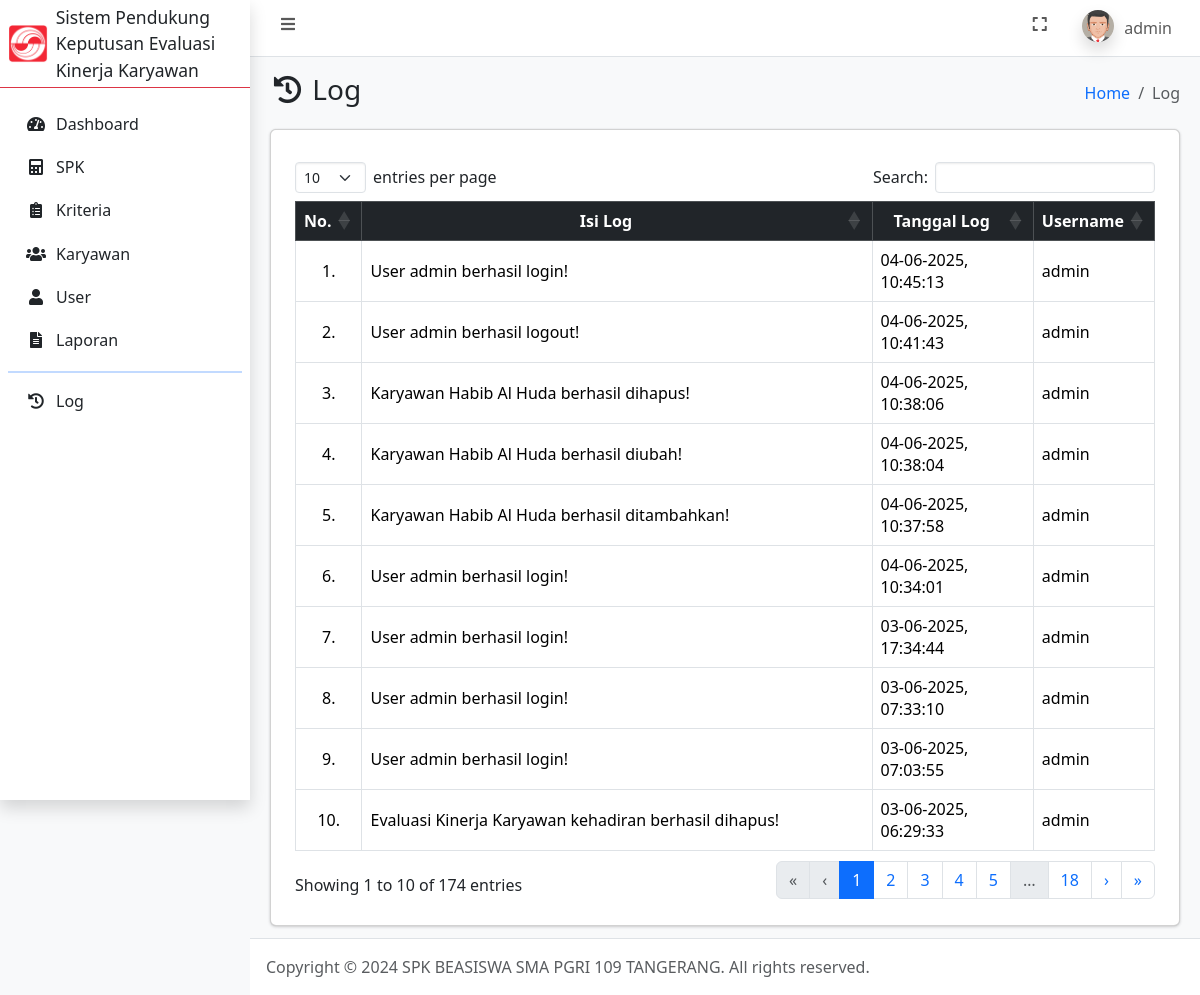
The app's page /log.php (signed in) with its own data.
### tables this page shows
CREATE TABLE `user` (
  `id_user` int(11) NOT NULL,
  `username` varchar(100) NOT NULL,
  `password` varchar(255) NOT NULL,
  `jabatan` enum('admin','petugas') NOT NULL,
  `nama` varchar(100) NOT NULL,
  `foto` text NOT NULL,
  `dibuat_pada` timestamp NOT NULL DEFAULT current_timestamp()
);

CREATE TABLE `log` (
  `id_log` int(11) NOT NULL,
  `isi_log` text NOT NULL,
  `tgl_log` timestamp NOT NULL DEFAULT current_timestamp(),
  `id_user` int(11) NOT NULL
);

### connection.php (called while the page is built, shortened)
<?php
	$host = 'localhost';
	$user = 'root';
	$pass = '';
	$database = 'spk_evaluasi_kinerja_karyawan';
	$conn = mysqli_connect($host, $user, $pass, $database);
    if (isset($_SESSION['id_user'])) {
    	$id_user = $_SESSION['id_user'];
		$dataUser = mysqli_fetch_assoc(mysqli_query($conn, "SELECT * FROM user WHERE id_user = $id_user"));
	}
?>

### log.php (the view, shortened to what this page needs)
<?php
    require_once 'connection.php';
    $log = mysqli_query($conn, "SELECT * FROM log LEFT JOIN user ON log.id_user = user.id_user ORDER BY tgl_log DESC");
?>
<!DOCTYPE html>
<html lang="en">
<head>
    <?php include_once 'include/head.php'; ?>
</head>
<body class="layout-fixed sidebar-expand-lg bg-body-tertiary">
    <div class="app-wrapper">
        <?php include_once 'include/navbar.php'; ?>
        <?php include_once 'include/sidebar.php'; ?>
        <main class="app-main">
            <div class="app-content-header">
                <div class="container-fluid">
                    <div class="row">
                        <div class="col-sm-6">
                            <h3 class="mb-0"><i class="nav-icon fas fa-fw fa-history"></i> Log</h3>
                        </div>
                        <div class="col-sm-6">
                            <ol class="breadcrumb float-sm-end">
                                <li class="breadcrumb-item"><a href="index.php">Home</a></li>
                                <li class="breadcrumb-item active" aria-current="page">
                                    Log
                                </li>
                            </ol>
                        </div>
                    </div>
                </div>
            </div>
            <div class="app-content">
                <div class="container-fluid">
                    <div class="card">
                        <div class="card-body">
                            <div class="table-responsive p-2">
                                <table class="table table-bordered" id="table_id">
                                    <thead class="table-dark">
                                        <tr>
                                            <th class="text-center align-middle">No.</th>
                                            <th class="text-center align-middle">Isi Log</th>
                                            <th class="text-center align-middle">Tanggal Log</th>
                                            <th class="text-center align-middle">Username</th>
                                        </tr>
                                    </thead>
                                    <tbody>
                                        <?php $i = 1; ?>
                                        <?php foreach ($log as $dl): ?>
                                            <tr>
                                                <td class="text-center align-middle"><?= $i++; ?>.</td>
                                                <td class="align-middle"><?= $dl['isi_log']; ?></td>
                                                <td class="align-middle"><?= date('d-m-Y, H:i:s', strtotime($dl['tgl_log']));; ?></td>
                                                <td class="align-middle"><?= ($dl['username']) ? $dl['username'] : 'User sudah terhapus'; ?></td>
                                            </tr>
                                        <?php endforeach ?>
                                    </tbody>
                                </table>
                            </div>
                        </div>
                    </div>
                </div>
            </div>
        </main>
        <?php include_once 'include/footer.php'; ?>
    </div>
</body>
</html>

### include/navbar.php (shortened to what this page needs)
<nav class="app-header navbar navbar-expand bg-body">
    <div class="container-fluid">
        <ul class="navbar-nav">
            <li class="nav-item"> <a class="nav-link" data-lte-toggle="sidebar" href="#" role="button"> <i class="fas fa-fw fa-bars"></i> </a> </li>
        </ul>
        <ul class="navbar-nav ms-auto">
            <li class="nav-item"> <a class="nav-link" href="#" data-lte-toggle="fullscreen"> <i data-lte-icon="maximize" class="fas fa-fw fa-expand"></i> </a> </li>
            <li class="nav-item dropdown user-menu">
                <a href="#" class="nav-link dropdown-toggle" data-bs-toggle="dropdown" aria-expanded="false">
                    <img src="assets/img/profiles/<?= $dataUser['foto']; ?>" class="user-image rounded-circle shadow" alt="User Image">
                    <span class="d-none d-md-inline"><?= $dataUser['username']; ?></span>
                </a>
            </li>
        </ul>
    </div>
</nav>

### records on screen
user: foto (placeholder picture), username "admin"
log: isi_log "User admin berhasil login!", tgl_log "04-06-2025, 10:45:13", id_user.username "admin"
log: isi_log "User admin berhasil logout!", tgl_log "04-06-2025, 10:41:43", id_user.username "admin"
log: isi_log "Karyawan Habib Al Huda berhasil dihapus!", tgl_log "04-06-2025, 10:38:06", id_user.username "admin"
log: isi_log "Karyawan Habib Al Huda berhasil diubah!", tgl_log "04-06-2025, 10:38:04", id_user.username "admin"
log: isi_log "Karyawan Habib Al Huda berhasil ditambahkan!", tgl_log "04-06-2025, 10:37:58", id_user.username "admin"
log: isi_log "User admin berhasil login!", tgl_log "04-06-2025, 10:34:01", id_user.username "admin"
log: isi_log "User admin berhasil login!", tgl_log "03-06-2025, 17:34:44", id_user.username "admin"
log: isi_log "User admin berhasil login!", tgl_log "03-06-2025, 07:33:10", id_user.username "admin"
log: isi_log "User admin berhasil login!", tgl_log "03-06-2025, 07:03:55", id_user.username "admin"
log: isi_log "Evaluasi Kinerja Karyawan kehadiran berhasil dihapus!", tgl_log "03-06-2025, 06:29:33", id_user.username "admin"
